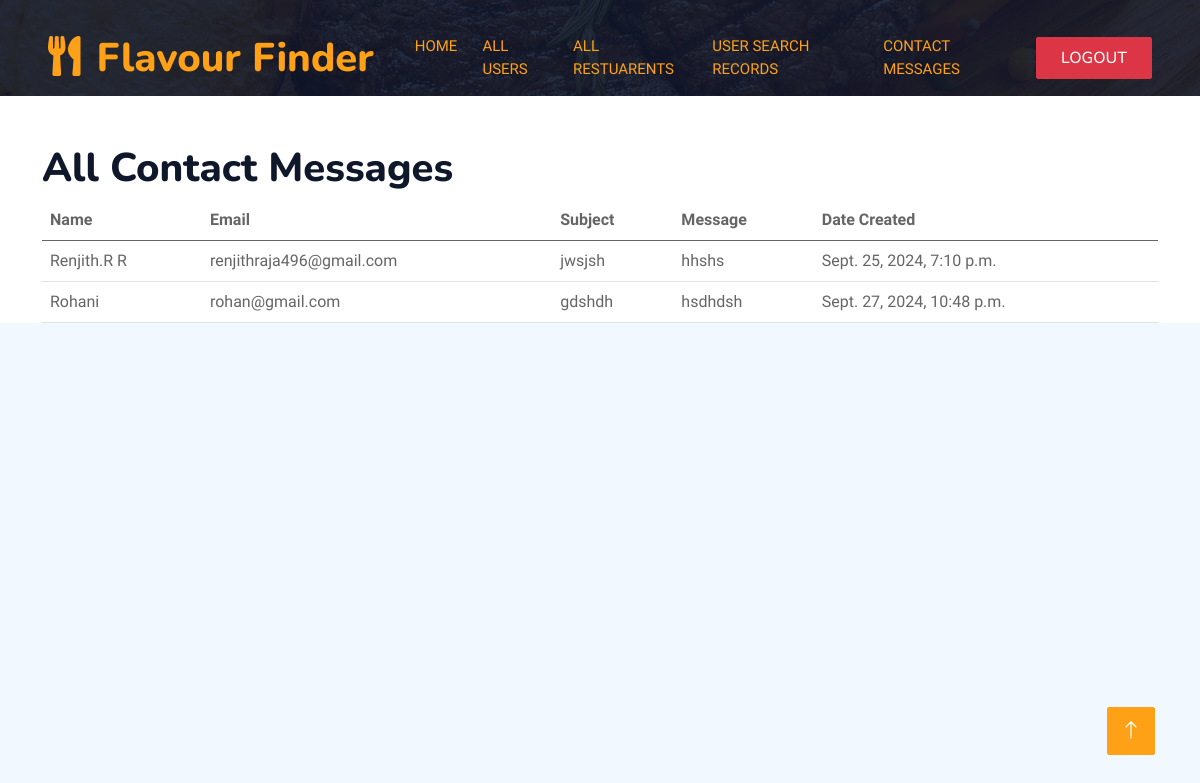
The page /all_contacts/ (signed in) on the database its author committed.
### restaurant_app/models.py (models this page shows, shortened)
class Contact(models.Model):
    name = models.CharField(max_length=100, null=True, blank=True)
    email = models.EmailField(null=True, blank=True)
    subject = models.CharField(max_length=200)
    message = models.TextField()
    created_at = models.DateTimeField(auto_now_add=True)

### restaurant_app/views.py (the view)
# urls.py: path('all_contacts/', all_contacts, name='all_contacts'),
@login_required
def all_contacts(request):
    contacts = Contact.objects.all()  # Get all contact entries
    return render(request, 'all_contacts.html', {'contacts': contacts})

### restaurant_app/templates/all_contacts.html (shortened to what this page needs)
<!DOCTYPE html>
<html lang="en">
  <head>
    {% load static %}
    <link
      href="https://cdnjs.cloudflare.com/ajax/libs/font-awesome/5.10.0/css/all.min.css"
      rel="stylesheet"
    />
    <link
      href="https://cdn.jsdelivr.net/npm/bootstrap-icons@1.4.1/font/bootstrap-icons.css"
      rel="stylesheet"
    />
    <link href="{% static 'lib/animate/animate.min.css' %}" rel="stylesheet" />
    <link
      href="{% static 'lib/owlcarousel/assets/owl.carousel.min.css' %}"
      rel="stylesheet"
    />
    <link
      href="{% static 'lib/tempusdominus/css/tempusdominus-bootstrap-4.min.css' %}"
      rel="stylesheet"
    />
    <link href="{% static 'css/bootstrap.min.css' %}" rel="stylesheet" />
    <link href="{% static 'css/style.css' %}" rel="stylesheet" />
  </head>
  <body>
    <div class="container-xxl bg-white p-0">
      <div class="container-xxl position-relative p-0">
        <nav
          class="navbar navbar-expand-lg navbar-dark bg-dark px-4 px-lg-5 py-3 py-lg-0"
        >
          <a href="{% url 'dashboard' %}" class="navbar-brand p-0">
            <h1 class="text-primary m-0">
              <i class="fa fa-utensils me-3"></i>Flavour Finder
            </h1>
          </a>
          <div class="collapse navbar-collapse" id="navbarCollapse">
            <div class="navbar-nav ms-auto py-0 pe-4">
              <a
                href="{% url 'admin_dashboard' %}"
                class="nav-item nav-link active"
                >Home</a
              >
              <a href="{% url 'all_users' %}" class="nav-item nav-link active"
                >All Users</a
              >
              <a
                href="{% url 'all_searched_restaurants' %}"
                class="nav-item nav-link active"
                >All Restuarents</a
              >
              <a
                href="{% url 'user_search_graph' %}"
                class="nav-item nav-link active"
                >User Search Records</a
              >
              <a
                href="{% url 'all_contacts' %}"
                class="nav-item nav-link active"
                >Contact Messages</a
              >
            </div>
            <form method="POST" action="{% url 'logout' %}" class="d-inline">
              <button type="submit" class="btn btn-danger py-2 px-4">
                Logout
              </button>
            </form>
          </div>
        </nav>
      </div>
      <div class="container-xxl py-5 bg-dark hero-header mb-5">
      </div>
      {% block content %}
      <div class="container">
        <h1 class="mt-4">All Contact Messages</h1>
        <table class="table">
          <thead>
            <tr>
              <th>Name</th>
              <th>Email</th>
              <th>Subject</th>
              <th>Message</th>
              <th>Date Created</th>
            </tr>
          </thead>
          <tbody>
            {% load tz %}
{% for contact in contacts %}
<tr>
    <td>{{ contact.name }}</td>
    <td>{{ contact.email }}</td>
    <td>{{ contact.subject }}</td>
    <td>{{ contact.message }}</td>
    <td>{{ contact.created_at|timezone:"Asia/Kolkata" }}</td>
</tr>
{% endfor %}
          </tbody>
        </table>
      </div>
      {% endblock %}
      <a href="#" class="btn btn-lg btn-primary btn-lg-square back-to-top"
        ><i class="bi bi-arrow-up"></i
      ></a>
    </div>
  </body>
</html>

### restaurant_app/static/css/style.css (style rules this page uses)
:root { --primary: #FEA116; --light: #F1F8FF; --dark: #0F172B; }
.back-to-top { position: fixed; display: none; right: 45px; bottom: 45px; z-index: 99; }
.btn { font-family: 'Nunito', sans-serif; font-weight: 500; text-transform: uppercase; transition: .5s; }
.btn.btn-primary, .btn.btn-secondary { color: #FFFFFF; }
.btn-lg-square { width: 48px; height: 48px; }
.btn-square, .btn-sm-square, .btn-lg-square { padding: 0; display: flex; align-items: center; justify-content: center; font-weight: normal; border-radius: 2px; }
.navbar-dark .navbar-nav .nav-link { position: relative; margin-left: 25px; padding: 35px 0; font-size: 15px; color: var(--light) !important; text-transform: uppercase; font-weight: 500; outline: none; transition: .5s; }
.navbar-dark .navbar-nav .nav-link:hover, .navbar-dark .navbar-nav .nav-link.active { color: var(--primary) !important; }
@media (min-width: 992px) { .navbar-dark { position: absolute; width: 100%; top: 0; left: 0; z-index: 999; background: transparent !important; } }
.hero-header { background: linear-gradient(rgba(15, 23, 43, .9), rgba(15, 23, 43, .9)), url(../img/bg-hero.jpg); background-position: center center; background-repeat: no-repeat; background-size: cover; }

### rows shown on the page
Contact: name "Renjith.R R", email "renjithraja496@gmail.com", subject "jwsjsh", message "hhshs", created_at "Sept. 25, 2024, 7:10 p.m."
Contact: name "Rohani", email "rohan@gmail.com", subject "gdshdh", message "hsdhdsh", created_at "Sept. 27, 2024, 10:48 p.m."
